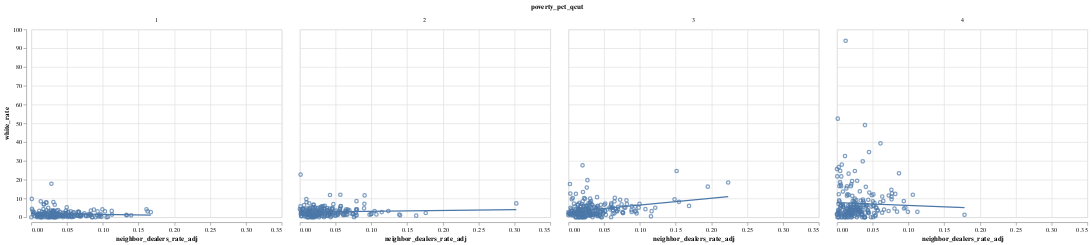

Notebook code cell kept with this figure:
### Code cell
# making the scatter plot on latitude and longitude
fig = alt.Chart(firearm_homicide_large[firearm_homicide_large['county_white'] >= 5000]).mark_point().encode(x='neighbor_dealers_rate_adj',y='white_rate')
# making the regression line using transform_regression function and add with the scatter plot
final_plot = fig + fig.transform_regression('neighbor_dealers_rate_adj','white_rate').mark_line()
final_plot.encode(
    tooltip=['state', 'county', 'county_population']
).facet(
    'poverty_pct_qcut:N',
    columns = 4
)

### Figure 1 — Vega-Lite specification as saved in the notebook (floating-point values rounded to 4 significant figures; data arrays with more than 128 entries replaced by an {"elided": "..."} marker saying what was removed)
{"config": {"view": {"continuousWidth": 400, "continuousHeight": 300}}, "data": {"name": "data-e83539916840fab917d529ce31510e69"}, "facet": {"field": "poverty_pct_qcut", "type": "nominal"}, "spec": {"layer": [{"mark": "point", "encoding": {"x": {"field": "neighbor_dealers_rate_adj", "type": "quantitative"}, "y": {"field": "white_rate", "type": "quantitative"}}}, {"mark": "line", "encoding": {"x": {"field": "neighbor_dealers_rate_adj", "type": "quantitative"}, "y": {"field": "white_rate", "type": "quantitative"}}, "transform": [{"on": "neighbor_dealers_rate_adj", "regression": "white_rate"}]}], "encoding": {"tooltip": [{"field": "state", "type": "nominal"}, {"field": "county", "type": "nominal"}, {"field": "county_population", "type": "quantitative"}]}}, "columns": 4, "$schema": "https://vega.github.io/schema/vega-lite/v4.17.0.json", "datasets": {"data-e83539916840fab917d529ce31510e69": {"elided": "840 records"}}}
